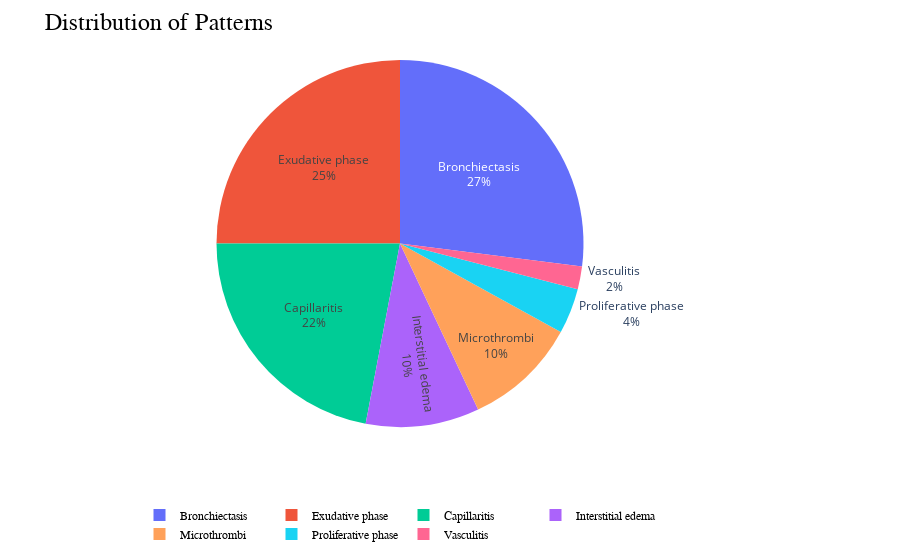

Notebook source saved alongside this figure:
### Code cell
image_loc = 'pie/3.jpg'
info2 = get_image_info(image_loc, prompt2)
print(info2)
plot_from_ai_output(info2)

### Figure 1 — Plotly figure (JSON) as saved in the notebook; plotly's stock layout.template omitted (floating-point values rounded to 4 significant figures)
{"data": [{"hoverinfo": "label+percent+name", "labels": ["Bronchiectasis", "Capillaritis", "Exudative phase", "Interstitial edema", "Microthrombi", "Proliferative phase", "Vasculitis"], "name": "", "textinfo": "percent+label", "type": "pie", "values": [27, 22, 25, 10, 10, 4, 2]}], "layout": {"legend": {"font": {"color": "#000000", "family": "Arial, sans-serif", "size": 12}, "orientation": "h", "x": 0.5, "xanchor": "center", "y": -0.2}, "margin": {"b": 60, "l": 60, "r": 30, "t": 60}, "paper_bgcolor": "#ffffff", "plot_bgcolor": "#ffffff", "title": {"font": {"color": "#000000", "family": "Arial, sans-serif", "size": 24}, "text": "Distribution of Patterns"}}}
